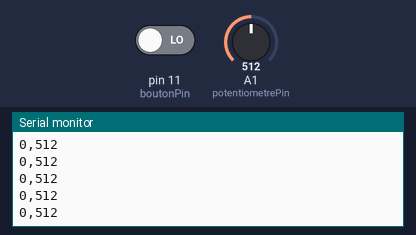
Simulated run of this sketch. Board: Arduino Uno, built with avr-gcc and run on an emulated ATmega328P. On the bench: the last lines printed to the serial monitor. The inputs (shaded band) are chosen by the test bench; at power-on: A1 (potentiometrePin) = 512, pin 11 (boutonPin) LOW.

Above: at 1.2 s.
1.3 s: A1 (potentiometrePin) set to 716
At 1.68 s:
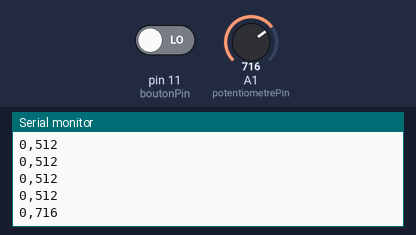
2.8 s: pin 11 (boutonPin) driven HIGH
At 3.18 s:
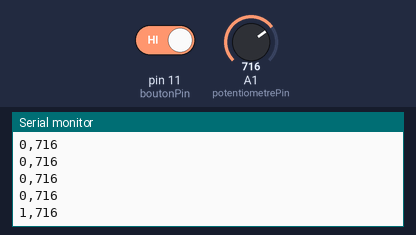
4.3 s: A1 (potentiometrePin) set to 900
At 4.44 s:
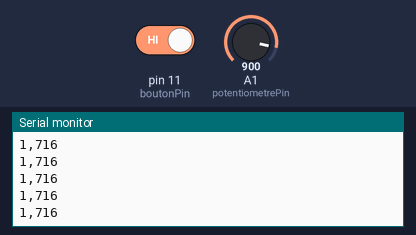
5.8 s: pin 11 (boutonPin) driven LOW
At 6.19 s:
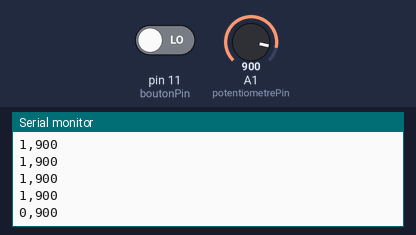
Timing chart, 0 to 8.3 s (numbered marks = the images above; inputs shaded):
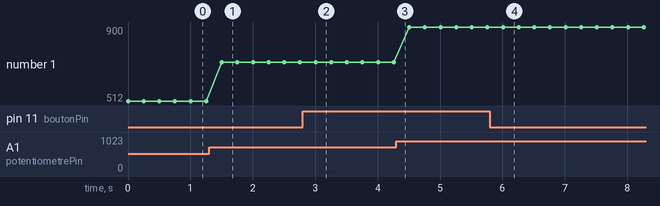

Measured:
- after the input at 1.3 s, the serial monitor: prints a new line after 0.20 s (image 1)
- after the input at 2.8 s, the serial monitor: prints a new line after 0.20 s (image 2)
- after the input at 5.8 s, the serial monitor: prints a new line after 0.21 s (image 4)
- plotted number 1: 512 → 716 after the input at 1.3 s, 716 → 900 after the input at 4.3 s

The sketch:

ArduinoScript.ino
```cpp
const int boutonPin = 11; // Broche numérique à laquelle le bouton est connecté
const int potentiometrePin = A1; // Broche analogique à laquelle le potentiomètre est connecté

void setup() {
  Serial.begin(9600); // Initialise la communication série à 9600 bauds
  pinMode(boutonPin, INPUT); // Configure la broche du bouton en entrée
}

void loop() {
  // Lire l'état du bouton
  int etatBouton = digitalRead(boutonPin);

  // Lire la valeur du potentiomètre
  int valeurPotentiometre = analogRead(potentiometrePin);

  // Envoyer l'état du bouton et la valeur du potentiomètre via le port série
  Serial.print(etatBouton);
  Serial.print(",");
  Serial.println(valeurPotentiometre);

  delay(250); // Délai optionnel pour stabiliser la transmission
}
```
